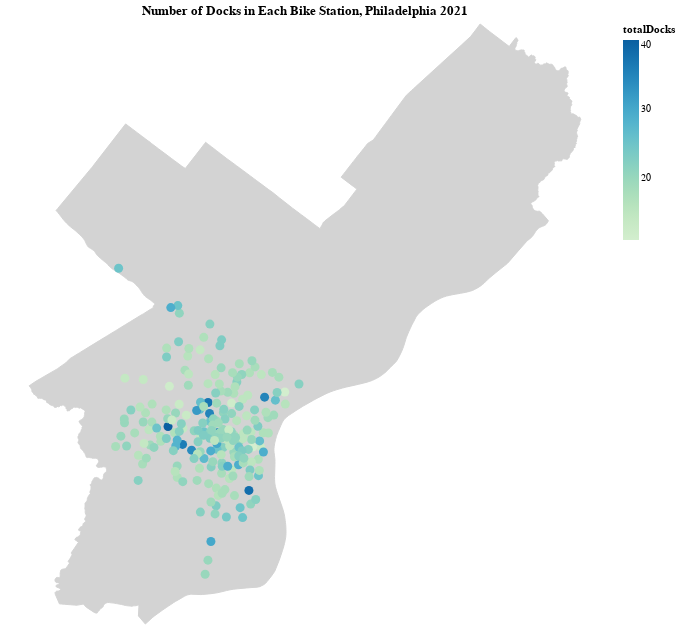

The Vega-Lite source for this figure:
### Vega-Lite specification from a JSON file in a GitHub repository (floating-point values rounded to 4 significant figures; data arrays with more than 128 entries replaced by an {"elided": "..."} marker saying what was removed)
{"config": {"view": {"continuousWidth": 400, "continuousHeight": 300}}, "layer": [{"data": {"name": "data-6a824df7852664b914e9adb8ae5b60a0"}, "mark": {"type": "geoshape", "fill": "lightgray", "stroke": "lightgray"}, "height": 600, "projection": {"reflectY": true, "type": "identity"}, "width": 600}, {"data": {"name": "data-11e54786904b6675162a2af58c71f5dd"}, "mark": "geoshape", "encoding": {"color": {"field": "totalDocks", "scale": {"scheme": "greenblue"}, "type": "quantitative"}, "tooltip": [{"field": "name", "type": "nominal"}, {"field": "id", "type": "quantitative"}, {"field": "totalDocks", "type": "quantitative"}]}, "height": 600, "projection": {"reflectY": true, "type": "identity"}, "title": "Number of Docks in Each Bike Station, Philadelphia 2021", "width": 600}], "$schema": "https://vega.github.io/schema/vega-lite/v4.17.0.json", "datasets": {"data-6a824df7852664b914e9adb8ae5b60a0": [{"OBJECTID": 1, "Shape__Area": 3971000000.0, "Shape__Length": 394800.0, "type": "Feature", "geometry": {"type": "Polygon", "coordinates": {"elided": "1x2957x2 float values"}}}], "data-11e54786904b6675162a2af58c71f5dd": {"elided": "212 records"}}}
